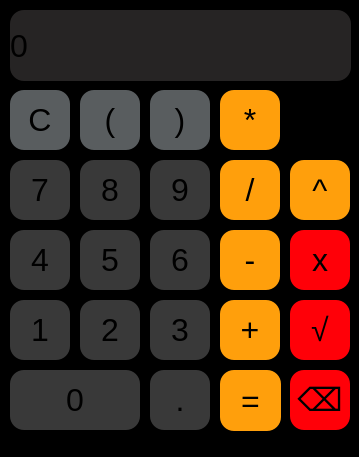
<?xml version="1.0" encoding="UTF-8"?>
<ui version="4.0">
 <class>MainWindow</class>
 <widget class="QMainWindow" name="MainWindow">
  <property name="geometry">
   <rect>
    <x>0</x>
    <y>0</y>
    <width>359</width>
    <height>457</height>
   </rect>
  </property>
  <property name="windowTitle">
   <string>MainWindow</string>
  </property>
  <property name="styleSheet">
   <string notr="true">background-color: rgb(0, 0, 0);</string>
  </property>
  <property name="tabShape">
   <enum>QTabWidget::Rounded</enum>
  </property>
  <widget class="QWidget" name="centralwidget">
   <widget class="QPushButton" name="zero">
    <property name="geometry">
     <rect>
      <x>10</x>
      <y>370</y>
      <width>130</width>
      <height>60</height>
     </rect>
    </property>
    <property name="font">
     <font>
      <pointsize>24</pointsize>
     </font>
    </property>
    <property name="cursor">
     <cursorShape>PointingHandCursor</cursorShape>
    </property>
    <property name="mouseTracking">
     <bool>true</bool>
    </property>
    <property name="tabletTracking">
     <bool>true</bool>
    </property>
    <property name="focusPolicy">
     <enum>Qt::NoFocus</enum>
    </property>
    <property name="autoFillBackground">
     <bool>false</bool>
    </property>
    <property name="styleSheet">
     <string notr="true">background-color: rgb(57, 57, 57);
border-radius: 14px;</string>
    </property>
    <property name="text">
     <string>0</string>
    </property>
    <attribute name="buttonGroup">
     <string notr="true">buttonGroup_2</string>
    </attribute>
   </widget>
   <widget class="QPushButton" name="dot">
    <property name="geometry">
     <rect>
      <x>150</x>
      <y>370</y>
      <width>60</width>
      <height>60</height>
     </rect>
    </property>
    <property name="font">
     <font>
      <pointsize>24</pointsize>
     </font>
    </property>
    <property name="cursor">
     <cursorShape>PointingHandCursor</cursorShape>
    </property>
    <property name="mouseTracking">
     <bool>true</bool>
    </property>
    <property name="tabletTracking">
     <bool>true</bool>
    </property>
    <property name="focusPolicy">
     <enum>Qt::NoFocus</enum>
    </property>
    <property name="autoFillBackground">
     <bool>false</bool>
    </property>
    <property name="styleSheet">
     <string notr="true">background-color: rgb(57, 57, 57);
border-radius: 14px;</string>
    </property>
    <property name="text">
     <string>.</string>
    </property>
    <attribute name="buttonGroup">
     <string notr="true">buttonGroup_2</string>
    </attribute>
   </widget>
   <widget class="QPushButton" name="equal">
    <property name="geometry">
     <rect>
      <x>220</x>
      <y>370</y>
      <width>61</width>
      <height>61</height>
     </rect>
    </property>
    <property name="font">
     <font>
      <pointsize>24</pointsize>
     </font>
    </property>
    <property name="cursor">
     <cursorShape>PointingHandCursor</cursorShape>
    </property>
    <property name="mouseTracking">
     <bool>true</bool>
    </property>
    <property name="tabletTracking">
     <bool>true</bool>
    </property>
    <property name="focusPolicy">
     <enum>Qt::NoFocus</enum>
    </property>
    <property name="layoutDirection">
     <enum>Qt::LeftToRight</enum>
    </property>
    <property name="autoFillBackground">
     <bool>false</bool>
    </property>
    <property name="styleSheet">
     <string notr="true">background-color: rgb(255, 159, 12);
border-radius: 14px;</string>
    </property>
    <property name="text">
     <string>=</string>
    </property>
    <attribute name="buttonGroup">
     <string notr="true">buttonGroup_2</string>
    </attribute>
   </widget>
   <widget class="QPushButton" name="six">
    <property name="geometry">
     <rect>
      <x>150</x>
      <y>230</y>
      <width>60</width>
      <height>60</height>
     </rect>
    </property>
    <property name="font">
     <font>
      <pointsize>24</pointsize>
     </font>
    </property>
    <property name="cursor">
     <cursorShape>PointingHandCursor</cursorShape>
    </property>
    <property name="mouseTracking">
     <bool>true</bool>
    </property>
    <property name="tabletTracking">
     <bool>true</bool>
    </property>
    <property name="focusPolicy">
     <enum>Qt::NoFocus</enum>
    </property>
    <property name="autoFillBackground">
     <bool>false</bool>
    </property>
    <property name="styleSheet">
     <string notr="true">background-color: rgb(57, 57, 57);
border-radius: 14px;</string>
    </property>
    <property name="text">
     <string>6</string>
    </property>
    <attribute name="buttonGroup">
     <string notr="true">buttonGroup_2</string>
    </attribute>
   </widget>
   <widget class="QPushButton" name="five">
    <property name="geometry">
     <rect>
      <x>80</x>
      <y>230</y>
      <width>60</width>
      <height>60</height>
     </rect>
    </property>
    <property name="font">
     <font>
      <pointsize>24</pointsize>
     </font>
    </property>
    <property name="cursor">
     <cursorShape>PointingHandCursor</cursorShape>
    </property>
    <property name="mouseTracking">
     <bool>true</bool>
    </property>
    <property name="tabletTracking">
     <bool>true</bool>
    </property>
    <property name="focusPolicy">
     <enum>Qt::NoFocus</enum>
    </property>
    <property name="autoFillBackground">
     <bool>false</bool>
    </property>
    <property name="styleSheet">
     <string notr="true">background-color: rgb(57, 57, 57);
border-radius: 14px;</string>
    </property>
    <property name="text">
     <string>5</string>
    </property>
    <attribute name="buttonGroup">
     <string notr="true">buttonGroup_2</string>
    </attribute>
   </widget>
   <widget class="QPushButton" name="four">
    <property name="geometry">
     <rect>
      <x>10</x>
      <y>230</y>
      <width>60</width>
      <height>60</height>
     </rect>
    </property>
    <property name="font">
     <font>
      <pointsize>24</pointsize>
     </font>
    </property>
    <property name="cursor">
     <cursorShape>PointingHandCursor</cursorShape>
    </property>
    <property name="mouseTracking">
     <bool>true</bool>
    </property>
    <property name="tabletTracking">
     <bool>true</bool>
    </property>
    <property name="focusPolicy">
     <enum>Qt::NoFocus</enum>
    </property>
    <property name="autoFillBackground">
     <bool>false</bool>
    </property>
    <property name="styleSheet">
     <string notr="true">background-color: rgb(57, 57, 57);
border-radius: 14px;</string>
    </property>
    <property name="text">
     <string>4</string>
    </property>
    <attribute name="buttonGroup">
     <string notr="true">buttonGroup_2</string>
    </attribute>
   </widget>
   <widget class="QPushButton" name="three">
    <property name="geometry">
     <rect>
      <x>150</x>
      <y>300</y>
      <width>60</width>
      <height>60</height>
     </rect>
    </property>
    <property name="font">
     <font>
      <pointsize>24</pointsize>
     </font>
    </property>
    <property name="cursor">
     <cursorShape>PointingHandCursor</cursorShape>
    </property>
    <property name="mouseTracking">
     <bool>true</bool>
    </property>
    <property name="tabletTracking">
     <bool>true</bool>
    </property>
    <property name="focusPolicy">
     <enum>Qt::NoFocus</enum>
    </property>
    <property name="autoFillBackground">
     <bool>false</bool>
    </property>
    <property name="styleSheet">
     <string notr="true">background-color: rgb(57, 57, 57);
border-radius: 14px;</string>
    </property>
    <property name="text">
     <string>3</string>
    </property>
    <attribute name="buttonGroup">
     <string notr="true">buttonGroup_2</string>
    </attribute>
   </widget>
   <widget class="QPushButton" name="two">
    <property name="geometry">
     <rect>
      <x>80</x>
      <y>300</y>
      <width>60</width>
      <height>60</height>
     </rect>
    </property>
    <property name="font">
     <font>
      <pointsize>24</pointsize>
     </font>
    </property>
    <property name="cursor">
     <cursorShape>PointingHandCursor</cursorShape>
    </property>
    <property name="mouseTracking">
     <bool>true</bool>
    </property>
    <property name="tabletTracking">
     <bool>true</bool>
    </property>
    <property name="focusPolicy">
     <enum>Qt::NoFocus</enum>
    </property>
    <property name="autoFillBackground">
     <bool>false</bool>
    </property>
    <property name="styleSheet">
     <string notr="true">background-color: rgb(57, 57, 57);
border-radius: 14px;</string>
    </property>
    <property name="text">
     <string>2</string>
    </property>
    <attribute name="buttonGroup">
     <string notr="true">buttonGroup_2</string>
    </attribute>
   </widget>
   <widget class="QPushButton" name="one">
    <property name="geometry">
     <rect>
      <x>10</x>
      <y>300</y>
      <width>60</width>
      <height>60</height>
     </rect>
    </property>
    <property name="font">
     <font>
      <pointsize>24</pointsize>
     </font>
    </property>
    <property name="cursor">
     <cursorShape>PointingHandCursor</cursorShape>
    </property>
    <property name="mouseTracking">
     <bool>true</bool>
    </property>
    <property name="tabletTracking">
     <bool>true</bool>
    </property>
    <property name="focusPolicy">
     <enum>Qt::NoFocus</enum>
    </property>
    <property name="autoFillBackground">
     <bool>false</bool>
    </property>
    <property name="styleSheet">
     <string notr="true">background-color: rgb(57, 57, 57);
border-radius: 14px;</string>
    </property>
    <property name="text">
     <string>1</string>
    </property>
    <attribute name="buttonGroup">
     <string notr="true">buttonGroup_2</string>
    </attribute>
   </widget>
   <widget class="QPushButton" name="nine">
    <property name="geometry">
     <rect>
      <x>150</x>
      <y>160</y>
      <width>60</width>
      <height>60</height>
     </rect>
    </property>
    <property name="font">
     <font>
      <pointsize>24</pointsize>
     </font>
    </property>
    <property name="cursor">
     <cursorShape>PointingHandCursor</cursorShape>
    </property>
    <property name="mouseTracking">
     <bool>true</bool>
    </property>
    <property name="tabletTracking">
     <bool>true</bool>
    </property>
    <property name="focusPolicy">
     <enum>Qt::NoFocus</enum>
    </property>
    <property name="autoFillBackground">
     <bool>false</bool>
    </property>
    <property name="styleSheet">
     <string notr="true">background-color: rgb(57, 57, 57);
border-radius: 14px;</string>
    </property>
    <property name="text">
     <string>9</string>
    </property>
    <attribute name="buttonGroup">
     <string notr="true">buttonGroup_2</string>
    </attribute>
   </widget>
   <widget class="QPushButton" name="eight">
    <property name="geometry">
     <rect>
      <x>80</x>
      <y>160</y>
      <width>60</width>
      <height>60</height>
     </rect>
    </property>
    <property name="font">
     <font>
      <pointsize>24</pointsize>
     </font>
    </property>
    <property name="cursor">
     <cursorShape>PointingHandCursor</cursorShape>
    </property>
    <property name="mouseTracking">
     <bool>true</bool>
    </property>
    <property name="tabletTracking">
     <bool>true</bool>
    </property>
    <property name="focusPolicy">
     <enum>Qt::NoFocus</enum>
    </property>
    <property name="autoFillBackground">
     <bool>false</bool>
    </property>
    <property name="styleSheet">
     <string notr="true">background-color: rgb(57, 57, 57);
border-radius: 14px;</string>
    </property>
    <property name="text">
     <string>8</string>
    </property>
    <attribute name="buttonGroup">
     <string notr="true">buttonGroup_2</string>
    </attribute>
   </widget>
   <widget class="QPushButton" name="seven">
    <property name="geometry">
     <rect>
      <x>10</x>
      <y>160</y>
      <width>60</width>
      <height>60</height>
     </rect>
    </property>
    <property name="font">
     <font>
      <pointsize>24</pointsize>
     </font>
    </property>
    <property name="cursor">
     <cursorShape>PointingHandCursor</cursorShape>
    </property>
    <property name="mouseTracking">
     <bool>true</bool>
    </property>
    <property name="tabletTracking">
     <bool>true</bool>
    </property>
    <property name="focusPolicy">
     <enum>Qt::NoFocus</enum>
    </property>
    <property name="autoFillBackground">
     <bool>false</bool>
    </property>
    <property name="styleSheet">
     <string notr="true">background-color: rgb(57, 57, 57);
border-radius: 14px;</string>
    </property>
    <property name="text">
     <string>7</string>
    </property>
    <attribute name="buttonGroup">
     <string notr="true">buttonGroup_2</string>
    </attribute>
   </widget>
   <widget class="QPushButton" name="mult">
    <property name="geometry">
     <rect>
      <x>220</x>
      <y>90</y>
      <width>60</width>
      <height>60</height>
     </rect>
    </property>
    <property name="font">
     <font>
      <pointsize>24</pointsize>
     </font>
    </property>
    <property name="cursor">
     <cursorShape>PointingHandCursor</cursorShape>
    </property>
    <property name="mouseTracking">
     <bool>false</bool>
    </property>
    <property name="tabletTracking">
     <bool>false</bool>
    </property>
    <property name="focusPolicy">
     <enum>Qt::NoFocus</enum>
    </property>
    <property name="autoFillBackground">
     <bool>false</bool>
    </property>
    <property name="styleSheet">
     <string notr="true">background-color: rgb(255, 159, 12);
border-radius: 14px;</string>
    </property>
    <property name="text">
     <string>*</string>
    </property>
    <property name="autoDefault">
     <bool>true</bool>
    </property>
    <property name="flat">
     <bool>false</bool>
    </property>
    <attribute name="buttonGroup">
     <string notr="true">buttonGroup_2</string>
    </attribute>
   </widget>
   <widget class="QPushButton" name="minus">
    <property name="geometry">
     <rect>
      <x>220</x>
      <y>230</y>
      <width>60</width>
      <height>60</height>
     </rect>
    </property>
    <property name="font">
     <font>
      <pointsize>24</pointsize>
     </font>
    </property>
    <property name="cursor">
     <cursorShape>PointingHandCursor</cursorShape>
    </property>
    <property name="mouseTracking">
     <bool>true</bool>
    </property>
    <property name="tabletTracking">
     <bool>true</bool>
    </property>
    <property name="focusPolicy">
     <enum>Qt::NoFocus</enum>
    </property>
    <property name="autoFillBackground">
     <bool>false</bool>
    </property>
    <property name="styleSheet">
     <string notr="true">background-color: rgb(255, 159, 12);
border-radius: 14px;</string>
    </property>
    <property name="text">
     <string>-</string>
    </property>
    <attribute name="buttonGroup">
     <string notr="true">buttonGroup_2</string>
    </attribute>
   </widget>
   <widget class="QPushButton" name="plus">
    <property name="geometry">
     <rect>
      <x>220</x>
      <y>300</y>
      <width>60</width>
      <height>60</height>
     </rect>
    </property>
    <property name="font">
     <font>
      <pointsize>24</pointsize>
     </font>
    </property>
    <property name="cursor">
     <cursorShape>PointingHandCursor</cursorShape>
    </property>
    <property name="mouseTracking">
     <bool>true</bool>
    </property>
    <property name="tabletTracking">
     <bool>true</bool>
    </property>
    <property name="focusPolicy">
     <enum>Qt::NoFocus</enum>
    </property>
    <property name="autoFillBackground">
     <bool>false</bool>
    </property>
    <property name="styleSheet">
     <string notr="true">background-color: rgb(255, 159, 12);
border-radius: 14px;</string>
    </property>
    <property name="text">
     <string>+</string>
    </property>
    <attribute name="buttonGroup">
     <string notr="true">buttonGroup_2</string>
    </attribute>
   </widget>
   <widget class="QPushButton" name="divide">
    <property name="geometry">
     <rect>
      <x>220</x>
      <y>160</y>
      <width>60</width>
      <height>60</height>
     </rect>
    </property>
    <property name="font">
     <font>
      <pointsize>24</pointsize>
     </font>
    </property>
    <property name="cursor">
     <cursorShape>PointingHandCursor</cursorShape>
    </property>
    <property name="mouseTracking">
     <bool>true</bool>
    </property>
    <property name="tabletTracking">
     <bool>true</bool>
    </property>
    <property name="focusPolicy">
     <enum>Qt::NoFocus</enum>
    </property>
    <property name="autoFillBackground">
     <bool>false</bool>
    </property>
    <property name="styleSheet">
     <string notr="true">background-color: rgb(255, 159, 12);
border-radius: 14px;</string>
    </property>
    <property name="text">
     <string>/</string>
    </property>
    <attribute name="buttonGroup">
     <string notr="true">buttonGroup_2</string>
    </attribute>
   </widget>
   <widget class="QPushButton" name="closeBracket">
    <property name="geometry">
     <rect>
      <x>150</x>
      <y>90</y>
      <width>60</width>
      <height>60</height>
     </rect>
    </property>
    <property name="font">
     <font>
      <pointsize>24</pointsize>
     </font>
    </property>
    <property name="cursor">
     <cursorShape>PointingHandCursor</cursorShape>
    </property>
    <property name="mouseTracking">
     <bool>true</bool>
    </property>
    <property name="tabletTracking">
     <bool>true</bool>
    </property>
    <property name="focusPolicy">
     <enum>Qt::NoFocus</enum>
    </property>
    <property name="autoFillBackground">
     <bool>false</bool>
    </property>
    <property name="styleSheet">
     <string notr="true">background-color: rgb(89, 93, 95);
border-radius: 14px;</string>
    </property>
    <property name="text">
     <string>)</string>
    </property>
    <attribute name="buttonGroup">
     <string notr="true">buttonGroup_2</string>
    </attribute>
   </widget>
   <widget class="QPushButton" name="openBracket">
    <property name="geometry">
     <rect>
      <x>80</x>
      <y>90</y>
      <width>60</width>
      <height>60</height>
     </rect>
    </property>
    <property name="font">
     <font>
      <pointsize>24</pointsize>
     </font>
    </property>
    <property name="cursor">
     <cursorShape>PointingHandCursor</cursorShape>
    </property>
    <property name="mouseTracking">
     <bool>true</bool>
    </property>
    <property name="tabletTracking">
     <bool>true</bool>
    </property>
    <property name="focusPolicy">
     <enum>Qt::NoFocus</enum>
    </property>
    <property name="autoFillBackground">
     <bool>false</bool>
    </property>
    <property name="styleSheet">
     <string notr="true">background-color: rgb(89, 93, 95);
border-radius: 14px;</string>
    </property>
    <property name="text">
     <string>(</string>
    </property>
    <attribute name="buttonGroup">
     <string notr="true">buttonGroup_2</string>
    </attribute>
   </widget>
   <widget class="QPushButton" name="clear">
    <property name="geometry">
     <rect>
      <x>10</x>
      <y>90</y>
      <width>60</width>
      <height>60</height>
     </rect>
    </property>
    <property name="font">
     <font>
      <pointsize>24</pointsize>
     </font>
    </property>
    <property name="cursor">
     <cursorShape>PointingHandCursor</cursorShape>
    </property>
    <property name="mouseTracking">
     <bool>true</bool>
    </property>
    <property name="tabletTracking">
     <bool>true</bool>
    </property>
    <property name="focusPolicy">
     <enum>Qt::NoFocus</enum>
    </property>
    <property name="autoFillBackground">
     <bool>false</bool>
    </property>
    <property name="styleSheet">
     <string notr="true">background-color: rgb(89, 93, 95);
border-radius: 14px;</string>
    </property>
    <property name="text">
     <string>C</string>
    </property>
    <attribute name="buttonGroup">
     <string notr="true">buttonGroup_2</string>
    </attribute>
   </widget>
   <widget class="QLabel" name="label">
    <property name="geometry">
     <rect>
      <x>10</x>
      <y>10</y>
      <width>341</width>
      <height>71</height>
     </rect>
    </property>
    <property name="font">
     <font>
      <pointsize>24</pointsize>
     </font>
    </property>
    <property name="mouseTracking">
     <bool>true</bool>
    </property>
    <property name="tabletTracking">
     <bool>true</bool>
    </property>
    <property name="layoutDirection">
     <enum>Qt::RightToLeft</enum>
    </property>
    <property name="autoFillBackground">
     <bool>false</bool>
    </property>
    <property name="styleSheet">
     <string notr="true">background-color: rgb(38, 36, 36);
border-radius: 14px;</string>
    </property>
    <property name="text">
     <string>0</string>
    </property>
   </widget>
   <widget class="QPushButton" name="delet">
    <property name="geometry">
     <rect>
      <x>290</x>
      <y>370</y>
      <width>60</width>
      <height>60</height>
     </rect>
    </property>
    <property name="font">
     <font>
      <pointsize>24</pointsize>
     </font>
    </property>
    <property name="cursor">
     <cursorShape>PointingHandCursor</cursorShape>
    </property>
    <property name="mouseTracking">
     <bool>true</bool>
    </property>
    <property name="tabletTracking">
     <bool>true</bool>
    </property>
    <property name="focusPolicy">
     <enum>Qt::NoFocus</enum>
    </property>
    <property name="autoFillBackground">
     <bool>false</bool>
    </property>
    <property name="styleSheet">
     <string notr="true">background-color: rgb(255, 0, 8);
border-radius: 14px;</string>
    </property>
    <property name="text">
     <string>⌫</string>
    </property>
    <attribute name="buttonGroup">
     <string notr="true">buttonGroup_2</string>
    </attribute>
   </widget>
   <widget class="QPushButton" name="sqrt">
    <property name="geometry">
     <rect>
      <x>290</x>
      <y>300</y>
      <width>60</width>
      <height>60</height>
     </rect>
    </property>
    <property name="font">
     <font>
      <pointsize>24</pointsize>
     </font>
    </property>
    <property name="cursor">
     <cursorShape>PointingHandCursor</cursorShape>
    </property>
    <property name="mouseTracking">
     <bool>true</bool>
    </property>
    <property name="tabletTracking">
     <bool>true</bool>
    </property>
    <property name="focusPolicy">
     <enum>Qt::NoFocus</enum>
    </property>
    <property name="autoFillBackground">
     <bool>false</bool>
    </property>
    <property name="styleSheet">
     <string notr="true">background-color: rgb(255, 0, 8);
border-radius: 14px;</string>
    </property>
    <property name="text">
     <string>√</string>
    </property>
   </widget>
   <widget class="QPushButton" name="x_but">
    <property name="geometry">
     <rect>
      <x>290</x>
      <y>230</y>
      <width>60</width>
      <height>60</height>
     </rect>
    </property>
    <property name="font">
     <font>
      <pointsize>24</pointsize>
     </font>
    </property>
    <property name="cursor">
     <cursorShape>PointingHandCursor</cursorShape>
    </property>
    <property name="mouseTracking">
     <bool>true</bool>
    </property>
    <property name="tabletTracking">
     <bool>true</bool>
    </property>
    <property name="focusPolicy">
     <enum>Qt::NoFocus</enum>
    </property>
    <property name="autoFillBackground">
     <bool>false</bool>
    </property>
    <property name="styleSheet">
     <string notr="true">background-color: rgb(255, 0, 8);
border-radius: 14px;</string>
    </property>
    <property name="text">
     <string>x</string>
    </property>
   </widget>
   <widget class="QPushButton" name="pow">
    <property name="geometry">
     <rect>
      <x>290</x>
      <y>160</y>
      <width>60</width>
      <height>60</height>
     </rect>
    </property>
    <property name="font">
     <font>
      <pointsize>24</pointsize>
     </font>
    </property>
    <property name="cursor">
     <cursorShape>PointingHandCursor</cursorShape>
    </property>
    <property name="mouseTracking">
     <bool>true</bool>
    </property>
    <property name="tabletTracking">
     <bool>true</bool>
    </property>
    <property name="focusPolicy">
     <enum>Qt::NoFocus</enum>
    </property>
    <property name="autoFillBackground">
     <bool>false</bool>
    </property>
    <property name="styleSheet">
     <string notr="true">background-color: rgb(255, 159, 12);
border-radius: 14px;</string>
    </property>
    <property name="text">
     <string>^</string>
    </property>
   </widget>
  </widget>
  <widget class="QStatusBar" name="statusbar"/>
 </widget>
 <resources/>
 <connections/>
 <buttongroups>
  <buttongroup name="buttonGroup_2"/>
 </buttongroups>
</ui>
